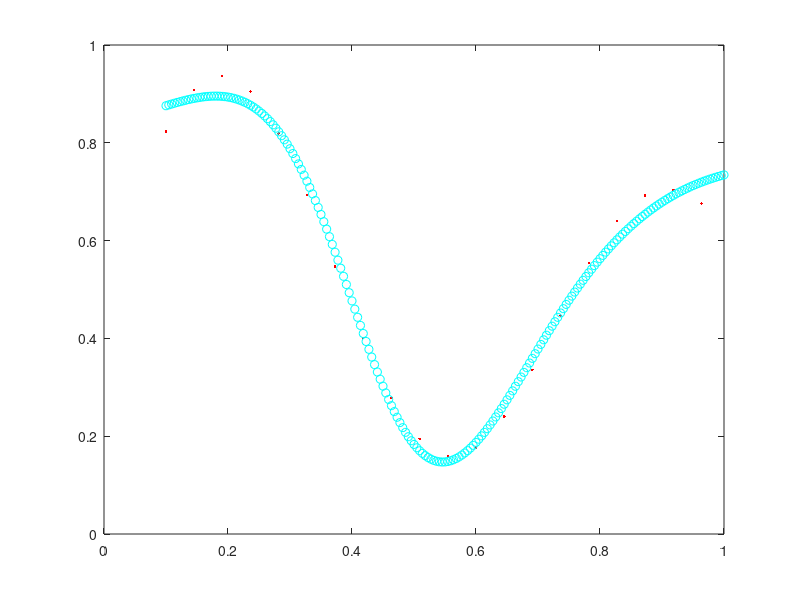

This figure's MATLAB source:
clc
clear all 
close all

%% Daugiasluoksnis perceptronas

% 1. Duomenys
x = 0.1:1/22:1;
d = (1+ 0.6*sin(2*pi*x/0.7) + 0.3*sin(2*pi*x))/2;
plot(x,d,'r.'); hold on

% 2. Struktūra: 5 neuronai paslėptajame sluoksnyje, 1 - išėjimo sluoksnyje
% pirmojo (paslėptojo) sluoksnio svoriai
w11_1= randn(1);
w21_1= randn(1);
w31_1= randn(1);
w41_1= randn(1);
w51_1= randn(1);
b1_1= randn(1);
b2_1= randn(1);
b3_1= randn(1);
b4_1= randn(1);
b5_1= randn(1);

%antrojo (išėjimo) sluoksnio svoriai
w11_2= randn(1);
w12_2= randn(1);
w13_2= randn(1);
w14_2= randn(1);
w15_2= randn(1);
b1_2= randn(1);

% 3. Tinklo atsakas
n = 0.1;

for j = 1:10000
    for i = 1:length(x)

        % pirmojo sluoksnio neuronai
        v1_1 = x(i)*w11_1 + b1_1;
        v2_1 = x(i)*w21_1 + b2_1;
        v3_1 = x(i)*w31_1 + b3_1;
        v4_1 = x(i)*w41_1 + b4_1;
        v5_1 = x(i)*w51_1 + b5_1;

        %aktyvavimo funkcija
        y1_1 = tanh(v1_1);
        y2_1 = tanh(v2_1);
        y3_1 = tanh(v3_1);
        y4_1 = tanh(v4_1);
        y5_1 = tanh(v5_1);

        %antrojo sluoksnio neuronas
        v1_2 = y1_1*w11_2 + y2_1*w12_2 + y3_1*w13_2 + y4_1*w14_2 + y5_1*w15_2 + b1_2; 

        %aktyvavimo funkcija
        y1_2 = v1_2; 

        y = y1_2;

        %klaida
        e = d(i) - y;

        %%%%%%%%%

        %klaidos gradientas išėjimo sluoksnio neuronui
        delta1_2 = e*(1 - tanh(v1_2)^2);

        %klaidos gradientas paslėptojo sluoksnio neuronams
        delta1_1 = (1-tanh(v1_1)^2)*delta1_2*w11_2;
        delta2_1 = (1-tanh(v2_1)^2)*delta1_2*w12_2;
        delta3_1 = (1-tanh(v3_1)^2)*delta1_2*w13_2;
        delta4_1 = (1-tanh(v4_1)^2)*delta1_2*w14_2;
        delta5_1 = (1-tanh(v5_1)^2)*delta1_2*w15_2;

        %atnaujinami išėjimo sluoksnio svoriai
        w11_2 = w11_2 + n*delta1_2*y1_1;
        w12_2 = w12_2 + n*delta1_2*y2_1;
        w13_2 = w13_2 + n*delta1_2*y3_1;
        w14_2 = w14_2 + n*delta1_2*y4_1;
        w15_2 = w15_2 + n*delta1_2*y5_1;
        b1_2 = b1_2 + n*delta1_2;

        %atnaujinami paslėptojo sluoksnio svoriai
        w11_1 = w11_1 + n*delta1_1*x(i);
        w21_1 = w21_1 + n*delta2_1*x(i);
        w31_1 = w31_1 + n*delta3_1*x(i);
        w41_1 = w41_1 + n*delta4_1*x(i);
        w51_1 = w51_1 + n*delta5_1*x(i);
        b1_1 = b1_1 + n*delta1_1;
        b2_1 = b2_1 + n*delta2_1;
        b3_1 = b3_1 + n*delta3_1;
        b4_1 = b4_1 + n*delta4_1;
        b5_1 = b5_1 + n*delta5_1;
    end
end
    
x = [0.1:1/220:1];
Y = zeros(1,length(d));


for i = 1:length(x)
    %pirmojo sluoksnio neuronai
    v1_1 = x(i)*w11_1 + b1_1;
    v2_1 = x(i)*w21_1 + b2_1;
    v3_1 = x(i)*w31_1 + b3_1;
    v4_1 = x(i)*w41_1 + b4_1;
    v5_1 = x(i)*w51_1 + b5_1;

    %aktyvavimo funkcija
    y1_1 = tanh(v1_1);
    y2_1 = tanh(v2_1);
    y3_1 = tanh(v3_1);
    y4_1 = tanh(v4_1);
    y5_1 = tanh(v5_1);
    
    %antrojo sluoksnio neuronas
    v1_2 = y1_1*w11_2 + y2_1*w12_2 + y3_1*w13_2 + y4_1*w14_2 + y5_1*w15_2 + b1_2; 
    y1_2 = v1_2;
    y = y1_2;

    Y(i) = y;
end

plot(x,Y,'co')